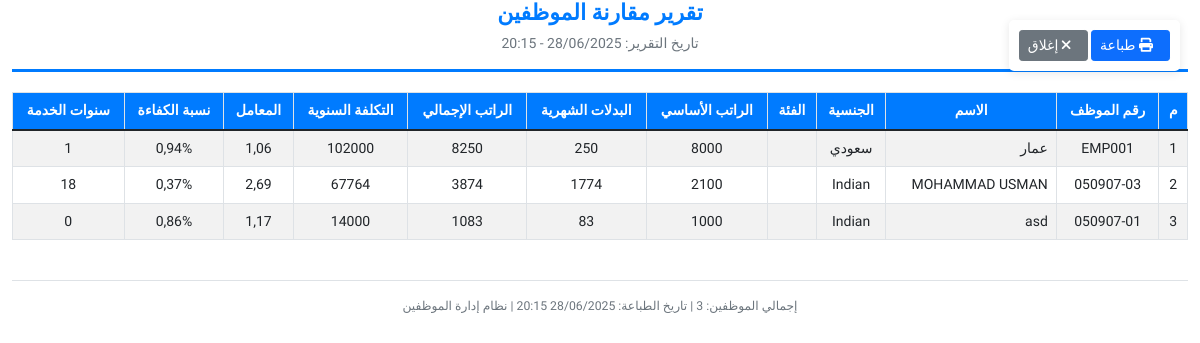
The app's page /ar/employees/reports/comparison/print/ (signed in) with its own data.
### employees/models.py (models this page shows, shortened)
class Employee(models.Model):
    INSURANCE_TYPE_CHOICES = [
        ('VIP', 'VIP'),
        ('A+', 'A+'),
        ('A', 'A'),
        ('B', 'B'),
        ('C', 'C'),
    ]
    employee_number = models.CharField(max_length=20, unique=True, verbose_name='رقم الموظف')
    name = models.CharField(max_length=200, verbose_name='الاسم')
    nationality = models.CharField(max_length=100, verbose_name='الجنسية')
    hire_date = models.DateField(verbose_name='تاريخ التوظيف')
    id_number = models.CharField(max_length=50, verbose_name='رقم الهوية/الإقامة')
    category = models.ForeignKey(EmployeeCategory, on_delete=models.SET_NULL, null=True, verbose_name='الفئة')
    basic_salary = models.DecimalField(max_digits=10, decimal_places=2, validators=[MinValueValidator(Decimal('0.01'))], verbose_name='آخر راتب أساسي')
    insurance_type = models.CharField(max_length=20, choices=INSURANCE_TYPE_CHOICES, verbose_name='نوع التأمين الطبي')
    num_wives = models.PositiveIntegerField(default=0, verbose_name='عدد الزوجات')
    num_children = models.PositiveIntegerField(default=0, verbose_name='عدد الأبناء')
    recruitment_cost = models.DecimalField(max_digits=10, decimal_places=2, default=0, verbose_name='تكلفة الاستقدام')
    training_cost = models.DecimalField(max_digits=10, decimal_places=2, default=0, verbose_name='تكلفة التدريب')
    TICKET_TYPE_CHOICES = [
        ('ANNUAL', 'سنوي'),
        ('BIENNIAL', 'كل سنتين'),
    ]
    ticket_type = models.CharField(max_length=20, choices=TICKET_TYPE_CHOICES, default='ANNUAL', verbose_name='نوع التذكرة')
    family_ticket_cost = models.DecimalField(max_digits=10, decimal_places=2, default=0, verbose_name='تكلفة التذاكر العائلية')
    photo = models.ImageField(upload_to='employee_photos/', blank=True, null=True, verbose_name='الصورة')
    is_active = models.BooleanField(default=True, verbose_name='نشط')
    created_at = models.DateTimeField(auto_now_add=True, verbose_name='تاريخ الإنشاء')
    updated_at = models.DateTimeField(auto_now=True, verbose_name='تاريخ التحديث')
    class Meta:
        verbose_name = 'موظف'
        verbose_name_plural = 'الموظفين'
        ordering = ['employee_number']
    def get_total_monthly_allowances(self):
        allowances = self.allowances.all()
        monthly_total = sum(allowance.get_monthly_amount() for allowance in allowances)
        return monthly_total
    def get_monthly_gross_salary(self):
        return self.basic_salary + self.get_total_monthly_allowances()
    def get_annual_allowances(self):
        allowances = self.allowances.all()
        annual_total = sum(allowance.get_annual_amount() for allowance in allowances)
        return annual_total
    def get_annual_total_cost(self):
        monthly_gross = self.get_monthly_gross_salary()
        annual_salary = monthly_gross * 12
        annual_allowances = self.get_annual_allowances()
        return annual_salary + annual_allowances
    def get_cost_factor(self):
        if self.basic_salary > 0:
            return self.get_annual_total_cost() / (self.basic_salary * 12)
        return 0
    def get_years_of_service(self):
        from datetime import date
        today = date.today()
        years = today.year - self.hire_date.year
        if today.month < self.hire_date.month or (today.month == self.hire_date.month and today.day < self.hire_date.day):
            years -= 1
        return max(0, years)

### employees/views_reports.py (the view)
# urls.py: path('reports/comparison/print/', views_reports.print_comparison_report, name='print_comparison_report'),
@login_required
def print_comparison_report(request):
    form = ReportFilterForm(request.GET)
    employees = Employee.objects.filter(is_active=True)
    if form.is_valid():
        if form.cleaned_data.get('employee_search'):
            search_term = form.cleaned_data['employee_search']
            employees = employees.filter(
                Q(employee_number__icontains=search_term) |
                Q(name__icontains=search_term)
            )
        if form.cleaned_data.get('nationality'):
            employees = employees.filter(nationality=form.cleaned_data['nationality'])
        if form.cleaned_data.get('category'):
            employees = employees.filter(category=form.cleaned_data['category'])
        if form.cleaned_data.get('date_from'):
            employees = employees.filter(hire_date__gte=form.cleaned_data['date_from'])
        if form.cleaned_data.get('date_to'):
            employees = employees.filter(hire_date__lte=form.cleaned_data['date_to'])
    comparison_data = []
    for employee in employees:
        annual_cost = employee.get_annual_total_cost()
        basic_salary_annual = employee.basic_salary * 12
        monthly_allowances_only = employee.get_total_monthly_allowances()
        monthly_gross = employee.get_monthly_gross_salary()
        efficiency_ratio = float(basic_salary_annual / annual_cost) if annual_cost > 0 else 0.0
        comparison_data.append({
            'employee': employee,
            'basic_salary': float(employee.basic_salary),
            'monthly_allowances': float(monthly_allowances_only),
            'monthly_gross': float(monthly_gross),
            'annual_cost': float(annual_cost),
            'cost_factor': float(employee.get_cost_factor()),
            'efficiency_ratio': efficiency_ratio,
            'years_of_service': employee.get_years_of_service(),
        })
    comparison_data.sort(key=lambda x: x['annual_cost'], reverse=True)
    context = {
        'comparison_data': comparison_data,
        'total_employees': len(comparison_data),
        'print_date': datetime.now(),
        'filters': request.GET.dict() if request.GET else {}
    }
    return render(request, 'employees/print_comparison_report.html', context)

### employees/forms.py (called while the page is built)
    def clean(self):
        cleaned_data = super().clean()
        date_from = cleaned_data.get('date_from')
        date_to = cleaned_data.get('date_to')
        salary_min = cleaned_data.get('salary_min')
        salary_max = cleaned_data.get('salary_max')
        if date_from and date_to and date_from > date_to:
            raise forms.ValidationError('تاريخ البداية يجب أن يكون قبل تاريخ النهاية')
        if salary_min and salary_max and salary_min > salary_max:
            raise forms.ValidationError('الحد الأدنى للراتب يجب أن يكون أقل من الحد الأقصى')
        return cleaned_data

### employees/models.py (called while the page is built)
    def get_monthly_amount(self):
        if self.allowance_type.frequency == 'MONTHLY':
            return self.amount
        elif self.allowance_type.frequency == 'ANNUAL':
            return self.amount / 12
        elif self.allowance_type.frequency == 'BIENNIAL':
            return self.amount / 24
        elif self.allowance_type.frequency == 'CUSTOM' and self.allowance_type.custom_months:
            return self.amount / self.allowance_type.custom_months
        else:  # ONE_TIME
            return Decimal('0.00')

    def get_annual_amount(self):
        if self.allowance_type.frequency == 'ANNUAL':
            return self.amount
        elif self.allowance_type.frequency == 'MONTHLY':
            return self.amount * 12
        elif self.allowance_type.frequency == 'BIENNIAL':
            return self.amount / 2  # البدل كل سنتين مقسوم على 2 للحصول على المبلغ السنوي
        elif self.allowance_type.frequency == 'CUSTOM' and self.allowance_type.custom_months:
            return (self.amount * 12) / self.allowance_type.custom_months
        else:  # ONE_TIME
            return self.amount

### templates/employees/print_comparison_report.html (shortened to what this page needs)
<!DOCTYPE html>
<html lang="ar" dir="rtl">
<head>
    <link href="https://cdn.jsdelivr.net/npm/bootstrap@5.1.3/dist/css/bootstrap.min.css" rel="stylesheet">
    <link href="https://cdnjs.cloudflare.com/ajax/libs/font-awesome/6.0.0/css/all.min.css" rel="stylesheet">
</head>
<body>
    <div class="container-fluid">
        <div class="print-controls no-print">
            <button onclick="window.print()" class="btn btn-primary btn-sm">
                <i class="fas fa-print me-2"></i>
                طباعة
            </button>
            <button onclick="window.close()" class="btn btn-secondary btn-sm">
                <i class="fas fa-times me-2"></i>
                إغلاق
            </button>
        </div>
        <div class="report-header">
            <h1 class="report-title">تقرير مقارنة الموظفين</h1>
            <div class="text-muted">
                تاريخ التقرير: {{ print_date|date:"d/m/Y - H:i" }}
            </div>
        </div>
        <div class="table-responsive">
            <table class="table table-striped table-bordered">
                <thead>
                    <tr>
                        <th>م</th>
                        <th>رقم الموظف</th>
                        <th>الاسم</th>
                        <th>الجنسية</th>
                        <th>الفئة</th>
                        <th>الراتب الأساسي</th>
                        <th>البدلات الشهرية</th>
                        <th>الراتب الإجمالي</th>
                        <th>التكلفة السنوية</th>
                        <th>المعامل</th>
                        <th>نسبة الكفاءة</th>
                        <th>سنوات الخدمة</th>
                    </tr>
                </thead>
                <tbody>
                    {% for data in comparison_data %}
                        <tr>
                            <td>{{ forloop.counter }}</td>
                            <td>{{ data.employee.employee_number }}</td>
                            <td style="text-align: right;">{{ data.employee.name }}</td>
                            <td>{{ data.employee.nationality }}</td>
                            <td>{{ data.employee.get_category_display }}</td>
                            <td>{{ data.basic_salary|floatformat:0 }}</td>
                            <td>{{ data.monthly_allowances|floatformat:0 }}</td>
                            <td>{{ data.monthly_gross|floatformat:0 }}</td>
                            <td>{{ data.annual_cost|floatformat:0 }}</td>
                            <td>{{ data.cost_factor|floatformat:2 }}</td>
                            <td>{{ data.efficiency_ratio|floatformat:2 }}%</td>
                            <td>{{ data.years_of_service }}</td>
                        </tr>
                    {% endfor %}
                </tbody>
            </table>
        </div>
        <div class="text-center mt-4" style="border-top: 1px solid #dee2e6; padding-top: 15px;">
            <small class="text-muted">
                إجمالي الموظفين: {{ total_employees }} |
                تاريخ الطباعة: {{ print_date|date:"d/m/Y H:i" }} |
                نظام إدارة الموظفين
            </small>
        </div>
    </div>
</body>
</html>

### templates/employees/print_comparison_report.html (style rules this page uses)
body { font-family: 'Amiri', serif; font-size: 14px; line-height: 1.4; background: white; color: #000; }
.report-header { text-align: center; margin-bottom: 20px; border-bottom: 3px solid #007bff; padding-bottom: 15px; }
.report-title { color: #007bff; font-weight: bold; font-size: 22px; }
.table th { background-color: #007bff !important; color: white !important; font-weight: bold; text-align: center; }
.table td { text-align: center; vertical-align: middle; }
.print-controls { position: fixed; top: 20px; right: 20px; z-index: 1000; background: white; padding: 10px; border-radius: 5px; box-shadow: 0 2px 10px rgba(0,0,0,0.1); }

### records on screen
Employee: employee.employee_number "EMP001", employee.name "عمار", employee.nationality "سعودي", basic_salary "8000", monthly_allowances "250", monthly_gross "8250", annual_cost "102000", cost_factor "1,06", efficiency_ratio "0,94", years_of_service "1"
Employee: employee.employee_number "050907-03", employee.name "MOHAMMAD USMAN", employee.nationality "Indian", basic_salary "2100", monthly_allowances "1774", monthly_gross "3874", annual_cost "67764", cost_factor "2,69", efficiency_ratio "0,37", years_of_service "18"
Employee: employee.employee_number "050907-01", employee.name "asd", employee.nationality "Indian", basic_salary "1000", monthly_allowances "83", monthly_gross "1083", annual_cost "14000", cost_factor "1,17", efficiency_ratio "0,86", years_of_service "0"
